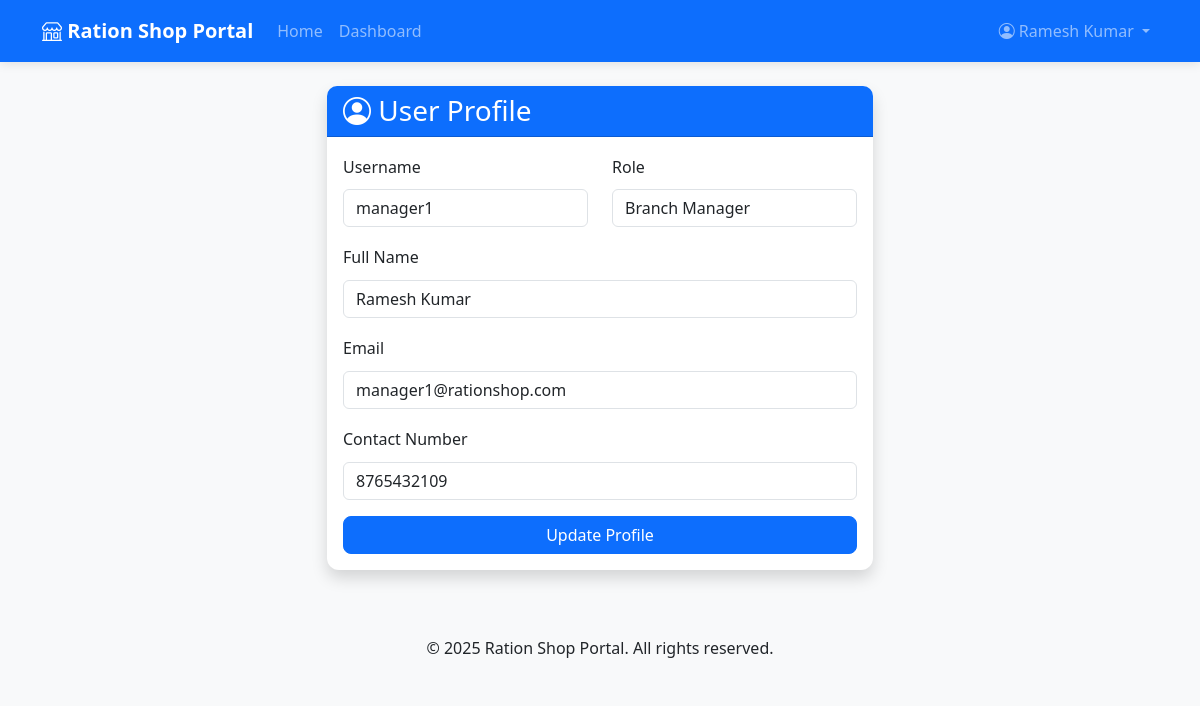
Screenshot of /profile (signed in) with the database file from the repository.
### tables this page shows
CREATE TABLE users (
        user_id INTEGER PRIMARY KEY AUTOINCREMENT,
        username TEXT NOT NULL UNIQUE,
        email TEXT NOT NULL UNIQUE,
        password TEXT NOT NULL,
        role TEXT NOT NULL CHECK(role IN ('system_admin', 'branch_manager')),
        shop_id INTEGER,
        name TEXT NOT NULL,
        contact TEXT NOT NULL,
        FOREIGN KEY (shop_id) REFERENCES shops (shop_id)
    );

### app.py (the view, shortened to what this page needs)
@app.route('/profile', methods=['GET', 'POST'])
def profile():
    if 'user_id' not in session:
        return redirect(url_for('login'))
    conn = get_db_connection()
    user = conn.execute('SELECT * FROM users WHERE user_id = ?', (session['user_id'],)).fetchone()
    conn.close()
    return render_template('profile.html', user=user)

### app.py (called while the page is built)
def get_db_connection():
    conn = sqlite3.connect('ration_shop.db')
    conn.row_factory = sqlite3.Row
    return conn

### templates/profile.html
{% extends "base.html" %}
{% block content %}
<div class="row justify-content-center">
    <div class="col-md-8 col-lg-6">
        <div class="card shadow">
            <div class="card-header bg-primary text-white">
                <h3 class="card-title mb-0"><i class="bi bi-person-circle"></i> User Profile</h3>
            </div>
            <div class="card-body">
                <form method="POST" action="{{ url_for('profile') }}">
                    <div class="row mb-3">
                        <div class="col-md-6">
                            <label for="username" class="form-label">Username</label>
                            <input type="text" class="form-control" id="username" value="{{ user.username }}" readonly>
                        </div>
                        <div class="col-md-6">
                            <label for="role" class="form-label">Role</label>
                            <input type="text" class="form-control" id="role" value="{{ user.role|replace('_', ' ')|title }}" readonly>
                        </div>
                    </div>
                    <div class="mb-3">
                        <label for="name" class="form-label">Full Name</label>
                        <input type="text" class="form-control" id="name" name="name" value="{{ user.name }}" required>
                    </div>
                    <div class="mb-3">
                        <label for="email" class="form-label">Email</label>
                        <input type="email" class="form-control" id="email" name="email" value="{{ user.email }}" required>
                    </div>
                    <div class="mb-3">
                        <label for="contact" class="form-label">Contact Number</label>
                        <input type="tel" class="form-control" id="contact" name="contact" value="{{ user.contact }}" required>
                    </div>
                    <div class="d-grid gap-2">
                        <button type="submit" class="btn btn-primary">Update Profile</button>
                    </div>
                </form>
            </div>
        </div>
    </div>
</div>
{% endblock %}

### templates/base.html (shortened to what this page needs)
<!DOCTYPE html>
<html lang="en">
<head>
    <link href="https://cdn.jsdelivr.net/npm/bootstrap@5.3.0/dist/css/bootstrap.min.css" rel="stylesheet">
    <link rel="stylesheet" href="https://cdn.jsdelivr.net/npm/bootstrap-icons@1.10.0/font/bootstrap-icons.css">
    <link rel="stylesheet" href="{{ url_for('static', filename='css/style.css') }}">
</head>
<body>
    <nav class="navbar navbar-expand-lg navbar-dark bg-primary">
        <div class="container">
            <a class="navbar-brand" href="{{ url_for('index') }}">
                <i class="bi bi-shop"></i> Ration Shop Portal
            </a>
            <div class="collapse navbar-collapse" id="navbarNav">
                <ul class="navbar-nav me-auto">
                    <li class="nav-item">
                        <a class="nav-link" href="{{ url_for('index') }}">Home</a>
                    </li>
                    {% if session.user_id %}
                        {% if session.role == 'system_admin' %}
                            <li class="nav-item">
                                <a class="nav-link" href="{{ url_for('admin_dashboard') }}">Dashboard</a>
                            </li>
                        {% else %}
                            <li class="nav-item">
                                <a class="nav-link" href="{{ url_for('branch_dashboard') }}">Dashboard</a>
                            </li>
                        {% endif %}
                    {% endif %}
                </ul>
                <ul class="navbar-nav">
                    {% if session.user_id %}
                    <li class="nav-item dropdown">
                        <a class="nav-link dropdown-toggle" href="#" id="navbarDropdown" role="button" data-bs-toggle="dropdown">
                            <i class="bi bi-person-circle"></i> {{ session.name }}
                        </a>
                    </li>
                    {% else %}
                    <li class="nav-item">
                        <a class="nav-link" href="{{ url_for('login') }}">Login</a>
                    </li>
                    {% endif %}
                </ul>
            </div>
        </div>
    </nav>
    <main class="container my-4">
        {% block content %}{% endblock %}
    </main>
    <footer class="bg-light text-center py-3 mt-5">
        <div class="container">
            <p class="mb-0">© 2025 Ration Shop Portal. All rights reserved.</p>
        </div>
    </footer>
</body>
</html>

### static/css/style.css (style rules this page uses)
body { background-color: #f8f9fa; }
.card { border: none; border-radius: 10px; }
.card-header { border-radius: 10px 10px 0 0 !important; }
.navbar-brand { font-weight: bold; }
.btn { border-radius: 6px; }
:root { --primary: #0d6efd; --secondary: #6c757d; --success: #198754; --info: #0dcaf0; --warning: #ffc107; --danger: #dc3545; --light: #f8f9fa; --dark: #212529; }
body { font-family: 'Segoe UI', Tahoma, Geneva, Verdana, sans-serif; line-height:1.8; }
.card { transition: transform 0.3s ease, box-shadow 0.3s ease; border: none; border-radius: 12px; }
.btn { border-radius: 8px; font-weight: 500; transition: all 0.3s ease; }
.navbar { box-shadow: 0 2px 10px rgba(0,0,0,0.1); }

### rows the page displays
users: name "Ramesh Kumar", username "manager1", role "Branch Manager", email "manager1@rationshop.com", contact "8765432109"
